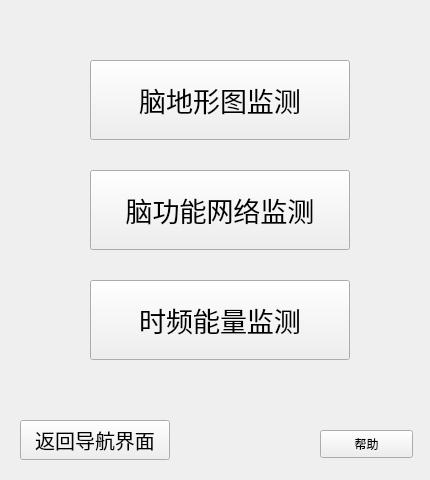
<?xml version="1.0" encoding="UTF-8"?>
<ui version="4.0">
 <class>Monitors_Form</class>
 <widget class="QWidget" name="Monitors_Form">
  <property name="geometry">
   <rect>
    <x>0</x>
    <y>0</y>
    <width>430</width>
    <height>480</height>
   </rect>
  </property>
  <property name="windowTitle">
   <string>Form</string>
  </property>
  <widget class="QPushButton" name="pushButton_monitor_help">
   <property name="geometry">
    <rect>
     <x>320</x>
     <y>430</y>
     <width>93</width>
     <height>28</height>
    </rect>
   </property>
   <property name="text">
    <string>帮助</string>
   </property>
  </widget>
  <widget class="QPushButton" name="pushButton_monitor_back_nagivator">
   <property name="geometry">
    <rect>
     <x>20</x>
     <y>420</y>
     <width>150</width>
     <height>40</height>
    </rect>
   </property>
   <property name="font">
    <font>
     <pointsize>15</pointsize>
    </font>
   </property>
   <property name="text">
    <string>返回导航界面</string>
   </property>
  </widget>
  <widget class="QPushButton" name="pushButton_brainGraph_monitor">
   <property name="geometry">
    <rect>
     <x>90</x>
     <y>60</y>
     <width>260</width>
     <height>80</height>
    </rect>
   </property>
   <property name="font">
    <font>
     <pointsize>20</pointsize>
    </font>
   </property>
   <property name="text">
    <string>脑地形图监测</string>
   </property>
  </widget>
  <widget class="QPushButton" name="pushButton_brainWeb_monitor">
   <property name="geometry">
    <rect>
     <x>90</x>
     <y>170</y>
     <width>260</width>
     <height>80</height>
    </rect>
   </property>
   <property name="font">
    <font>
     <pointsize>20</pointsize>
    </font>
   </property>
   <property name="text">
    <string>脑功能网络监测</string>
   </property>
  </widget>
  <widget class="QPushButton" name="pushButton_timefrequence_monitor">
   <property name="geometry">
    <rect>
     <x>90</x>
     <y>280</y>
     <width>260</width>
     <height>80</height>
    </rect>
   </property>
   <property name="font">
    <font>
     <pointsize>20</pointsize>
    </font>
   </property>
   <property name="text">
    <string>时频能量监测</string>
   </property>
  </widget>
 </widget>
 <resources/>
 <connections/>
</ui>
